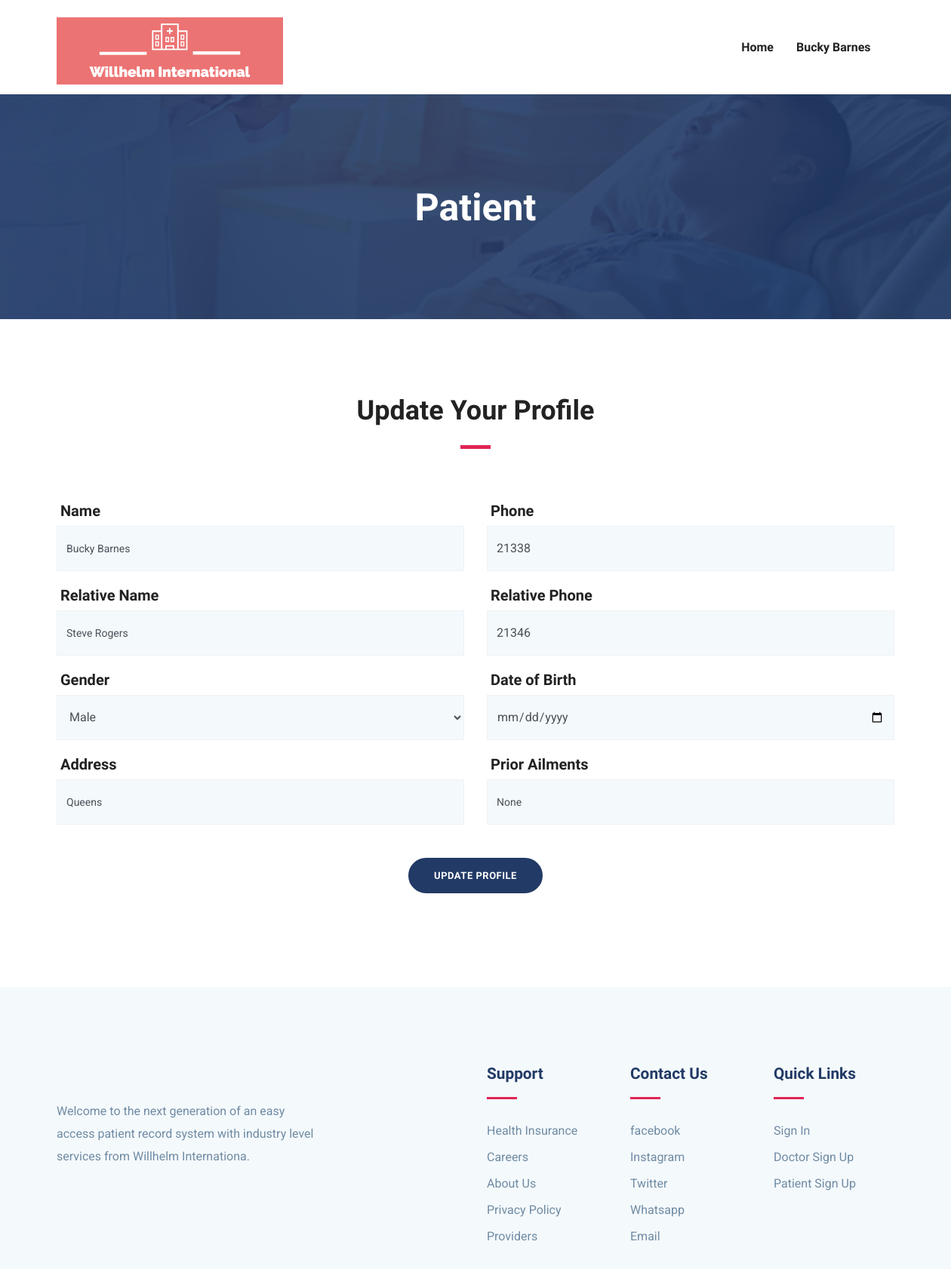
The page /patient/update/info/ (signed in) on the database its author committed.
### patient/models.py (models this page shows, shortened)
class PatientProfile(models.Model):
    patient_id = models.AutoField(primary_key=True)
    email = models.EmailField(unique=True)
    patient_name = models.CharField(max_length=50)
    gender = models.CharField(max_length=10)
    phone_num = models.CharField(max_length=15)
    patient_relative_name = models.CharField(max_length=50, null=True)
    patient_relative_contact = models.CharField(max_length=15, null=True)
    resd_address = models.TextField()
    prior_ailments = models.TextField()
    dob = models.DateField(null=True)
    created_date = models.DateField(default=now)
    class Meta:
        db_table = 'PatientProfile'

### patient/views.py (the view)
# urls.py: path('update/info/', update_patient),
@login_required
@user_passes_test(patient_check, login_url='/login/')
def update_patient(request):
    userprofile = get_userprofile_by_request(request)
    if request.method == 'POST':
        formdata = request.POST
        patient_name = formdata.get('name')
        relative_name = formdata.get('relative_name')
        gender = formdata.get('gender')
        phone = formdata.get('phone')
        relative_phone = formdata.get('relative_phone')
        patient_dob = formdata.get('pat_dob')
        patient_address = formdata.get('patient_address')
        patient_prior_ailments = formdata.get('patient_prior_ailments')
        PatientProfile.objects.filter(email=userprofile.email).update(
            patient_name=patient_name,
            patient_relative_name=relative_name,
            gender=gender,
            phone_num=phone,
            patient_relative_contact=relative_phone,
            dob=patient_dob,
            resd_address=patient_address,
            prior_ailments=patient_prior_ailments)
        return redirect('/patient')
    else:
        patientinfo = PatientProfile.objects.filter(email = request.user.email)[0]
        return render(request, 'pat_update_info.html', {'patientinfo': patientinfo, 'username': userprofile.patient_name, 'usertype': 'patient'})

### patient/views.py (called while the page is built)
def patient_check(user):
    return not user.is_doctor

def get_userprofile_by_request(request):
    if request.user.is_authenticated:
        try:
            email = request.user.email
            if request.user.is_doctor:
                docs = DoctorProfile.objects.filter(email = email)
                if docs is not None:
                    return docs[0]
                else:
                    None
            else:
                pats = PatientProfile.objects.filter(email = email)
                if pats is not None:
                    return pats[0]
                else:
                    None
        except:
            return None
    else:
        return None

### patient/templates/pat_update_info.html (shortened to what this page needs)
{% extends "base.html" %}
{% block body %}
<section class="page-title bg-2">
    <div class="container">
        <div class="row">
            <div class="col-md-12">
                <div class="block text-center">
                    <h1 class="text-capitalize mb-5 text-lg">Patient</h1>
                </div>
            </div>
        </div>
    </div>
</section>
<section class="contact-form-wrap section">
    <div class="container">
        <div class="row justify-content-center">
			<div class="col-lg-6 text-center">
				<div class="section-title">
					<h5 class="text-md">Update Your Profile</h5>
					<div class="divider mx-auto my-4"></div>
				</div>
			</div>
		</div>
        <div class="row">
            <div class="col-lg-12 col-md-12 col-sm-12">
                <form id="contact-form" class="contact__form " method="POST" action="/patient/update/info/">
                    <div class="row">
                        <div class="col-lg-6">
                            <div class="form-group">
                                <h5 class="mb-2">&nbsp;Name</h5>
                                <input name="name" id="name" type="text" class="form-control" value= "{{patientinfo.patient_name}}" readonly>
                            </div>
                        </div>
                        <div class="col-lg-6">
                            <div class="form-group">
                                <h5 class="mb-2">&nbsp;Phone</h5>
                                <input name="phone" id="phone" type="number" class="form-control" value= "{{patientinfo.phone_num}}" required>
                            </div>
                        </div>
                        <div class="col-lg-6">
                            <div class="form-group">
                                <h5 class="mb-2">&nbsp;Relative Name</h5>
                                <input name="relative_name" id="relative_name" type="text" class="form-control" value= "{{patientinfo.patient_relative_name}}" required>
                            </div>
                        </div>
                        <div class="col-lg-6">
                            <div class="form-group">
                                <h5 class="mb-2">&nbsp;Relative Phone</h5>
                                <input name="relative_phone" id="rel_phone" type="number" class="form-control" value= "{{patientinfo.patient_relative_contact}}" required>
                            </div>
                        </div>
                        <div class="col-lg-6">
                            <div class="form-group">
                                <h5 class="mb-2">&nbsp;Gender</h5>
                                <select name="gender" id="ender" class="form-control" value= "{{patientinfo.gender}}">
                                    <option value="Male">Male</option>
                                </select>
                            </div>
                        </div>
                        <div class="col-lg-6">
                            <div class="form-group">
                                <h5 class="mb-2">&nbsp;Date of Birth</h5>
                                <input name="pat_dob" id="patient_dob" type="date" class="form-control" value="{{patientinfo.dob}}" required>
                            </div>
                        </div>
                        <div class="col-lg-6">
                            <div class="form-group">
                                <h5 class="mb-2">&nbsp;Address</h5>
                                <input name="patient_address" id="patient_address" type="text" class="form-control" value="{{patientinfo.resd_address}}" required>
                            </div>
                        </div>
                        <div class="col-lg-6">
                            <div class="form-group">
                                <h5 class="mb-2">&nbsp;Prior Ailments</h5>
                                <input name="patient_prior_ailments" id="patient_prior_ailments" type="text" class="form-control" value="{{patientinfo.prior_ailments}}" required>
                            </div>
                        </div>
                    </div>
                    <div class="text-center my-4">
                        <input class="btn btn-main btn-round-full" name="submit" type="submit" value="Update profile" onclick="return validation()">
                    </div>
                </form>
            </div>
        </div>
    </div>
</section>
{% endblock %}

### templates/nav.html (shortened to what this page needs)
{% block nav %}
{% load static %}
<header>
  <nav class="navbar navbar-expand-lg navigation" id="navbar">
    <div class="container">
      {% if disable %}
        <img src="{% static 'images/newlogo.png' %}" alt="" width="300" height="300" class="img-fluid">
      {% else %}
      <a class="navbar-brand" href="/">
        <img src="{% static 'images/newlogo.png' %}" alt="" width="300" height="400" class="img-fluid">
      </a>
      {% endif %}
      {% if not disable %}
      <div class="collapse navbar-collapse" id="navbarmain">
        <ul class="navbar-nav ml-auto">
          <li class="nav-item active">
            {% if usertype == 'patient'%}
            <a class="nav-link" href="/patient">Home</a>
            {% elif usertype == 'doctor'%}
            <a class="nav-link" href="/doctor">Home</a>
            {% else %}
            <a class="nav-link" href="/">Home</a>
            {% endif %}
          </li>
          {% if usertype == 'patient'%}
          <li class="nav-item dropdown">
            <a class="nav-link dropdown-toggle" href="#" id="dropdown02" data-toggle="dropdown" aria-haspopup="true"
              aria-expanded="false">{{username}} <i class="icofont-thin-down"></i></a>
          </li>
            {% endif %}
            {% endif %}
        </ul>
      </div>
    </div>
  </nav>
</header>
{% endblock %}

### static/css/style.css (style rules this page uses)
html { overflow-x: hidden; }
body { line-height: 1.6; font-family: "Roboto", sans-serif; -webkit-font-smoothing: antialiased; font-size: 16px; color: #6F8BA4; font-weight: 400; }
h1, .h1, h2, .h2, h3, .h3, h4, .h4, h5, .h5, h6, .h6 { font-family: "Exo", sans-serif; font-weight: 700; color: #222; }
h1, .h1 { font-size: 2.5rem; }
h5, .h5 { font-size: 1.25rem; }
input[type="email"], input[type="password"], input[type="text"], input[type="tel"] { box-shadow: none; height: 45px; outline: none; font-size: 14px; }
.form-control { box-shadow: none; border-radius: 0; }
.btn { display: inline-block; font-size: 14px; font-size: 0.8125rem; font-weight: 700; letter-spacing: .5px; padding: .75rem 2rem; font-family: "Exo", sans-serif; text-transform: uppercase; border-radius: 5px; border: 2px solid transparent; transition: all .35s ease; }
.btn-main { background: #223a66; color: #fff; border-color: #223a66; }
.btn-round-full { border-radius: 50px; }
.section { padding: 100px 0; }
.text-md { font-size: 2.25rem; }
.text-lg { font-size: 3.75rem; }
a { color: #222; text-decoration: none; transition: all .35s ease; }
.page-title { padding: 120px 0px 70px 0px; position: relative; }
.page-title .block h1 { color: #fff; }
.section-title { margin-bottom: 70px; }
.text-lg { font-size: 50px; }
#navbarmain { padding: 20px 0px; }
#navbarmain .nav-link { font-weight: 600; padding: 10px 15px; color: #222; font-family: "Exo", sans-serif; text-transform: capitalize; font-size: 16px; transition: all .25s ease; }
.dropdown-toggle::after { display: none; }
.navbar-brand { margin-top: 10px; }
.bg-2 { background: url("../images/bg/23.jpg") no-repeat 50% 50%; background-size: cover; position: relative; }
.divider { width: 40px; height: 5px; background: #e12454; }
.contact-form-wrap .form-group { margin-bottom: 20px; }
.contact-form-wrap .form-group .form-control { height: 60px; border: 1px solid #EEF2F6; box-shadow: none; width: 100%; background: #f4f9fc; }

### rows shown on the page
PatientProfile: patient_name "Bucky Barnes", name "Bucky Barnes", phone "21338", relative_name "Steve Rogers", relative_phone "21346", gender "Male", patient_address "Queens", patient_prior_ailments "None"
